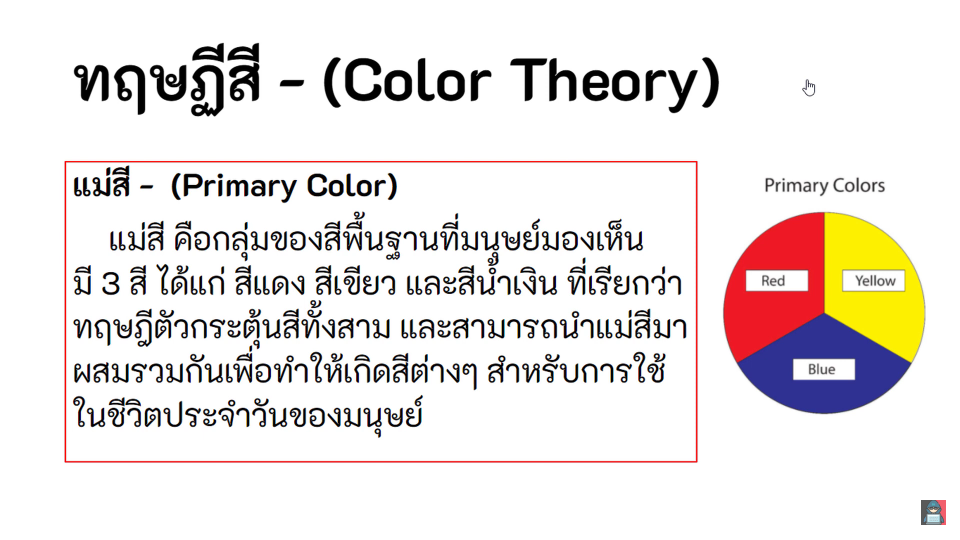
#> input picture 8_Python_&_OpenCV_Image_Processing/2_OpenCV/test.png, 1920 x 1080 px, found by its file name (shown at 1/2 size)
$ python 12_OpenCV.py
#> lines starting #> are read from the running program, lines starting #| are printed output that depends on the picture
import cv2


img = cv2.imread('Python/8_Python_&_OpenCV_Image_Processing/2_OpenCV/test.png') #0=ภาพเทา, 1=ภาพสี, -1=?
#> img is the input picture: shape (1080, 1920, 3); mean B, G, R 226.4, 228.6, 233.8

#resize
imgresize = cv2.resize(img,(800,500))
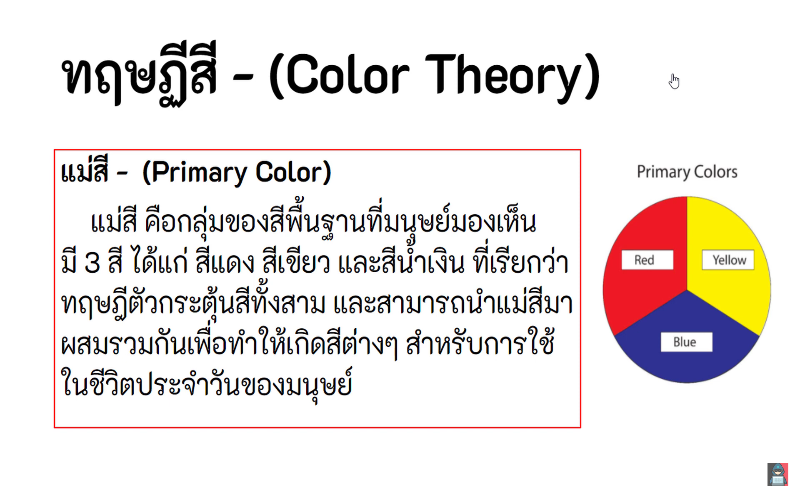
#> imgresize: shape (500, 800, 3); mean B, G, R 226.4, 228.6, 233.8

#วาดเส้นตรง
# line(ภาพ , จุดเริ่ม (x,y) , จุดสุดท้าย (x,y) , สี (RGB) , ความหนา)
#cv2.line(imgresize,(100,100),(500,200),(255,0,0),10) #แบบปกติ
cv2.arrowedLine(imgresize,(100,100),(500,200),(255,0,0),10) #แบบมีหัวลูกศร
cv2.arrowedLine(imgresize,(100,100),(400,200),(0,255,0),10) #มีได้หลายเส้น
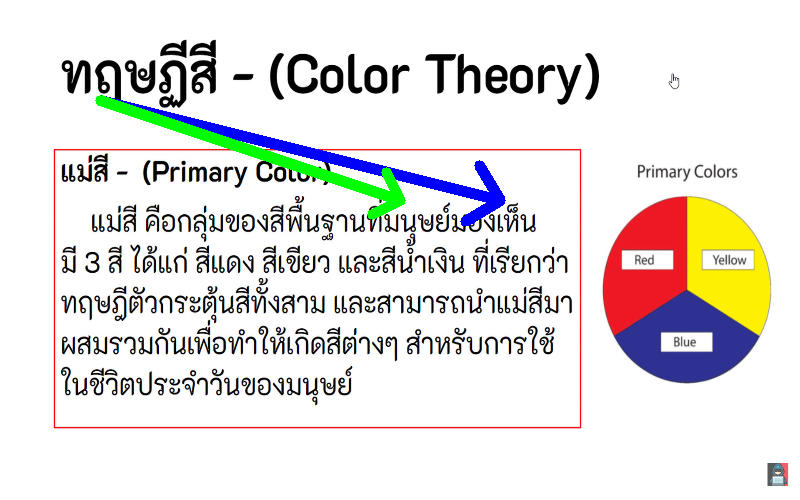
#> imgresize: shape (500, 800, 3); mean B, G, R 224, 226, 228.6


#แสดงภาพ
cv2.imshow('ชื่อภาพ',imgresize)

#แสดงจนกว่าจะปิดเอง
cv2.waitKey(0)

#ปิดหน้าต่างทั้งหมดที่ถูกสร้างโดย cv2.imshow()
cv2.destroyAllWindows()
